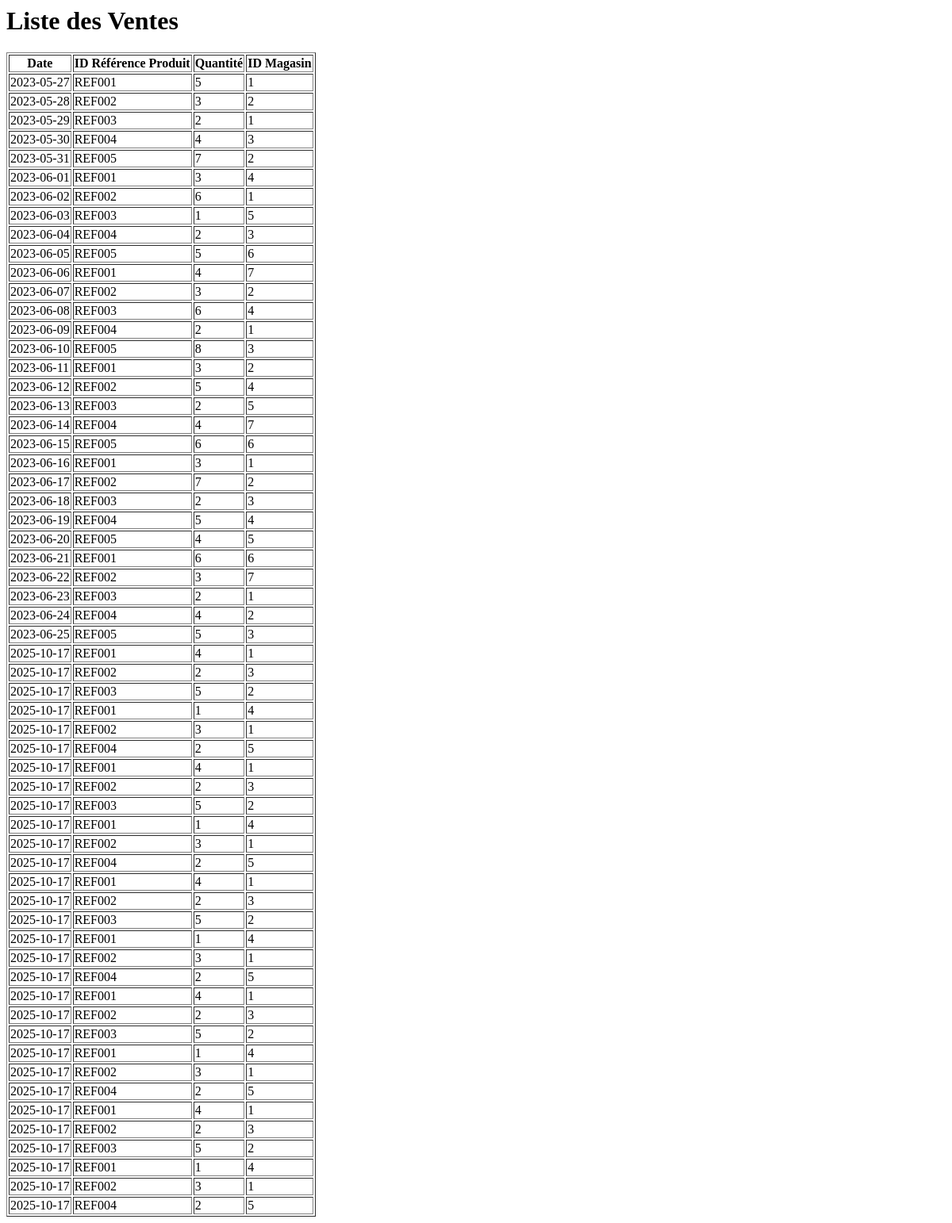
The page /ventes on the database as committed earlier.
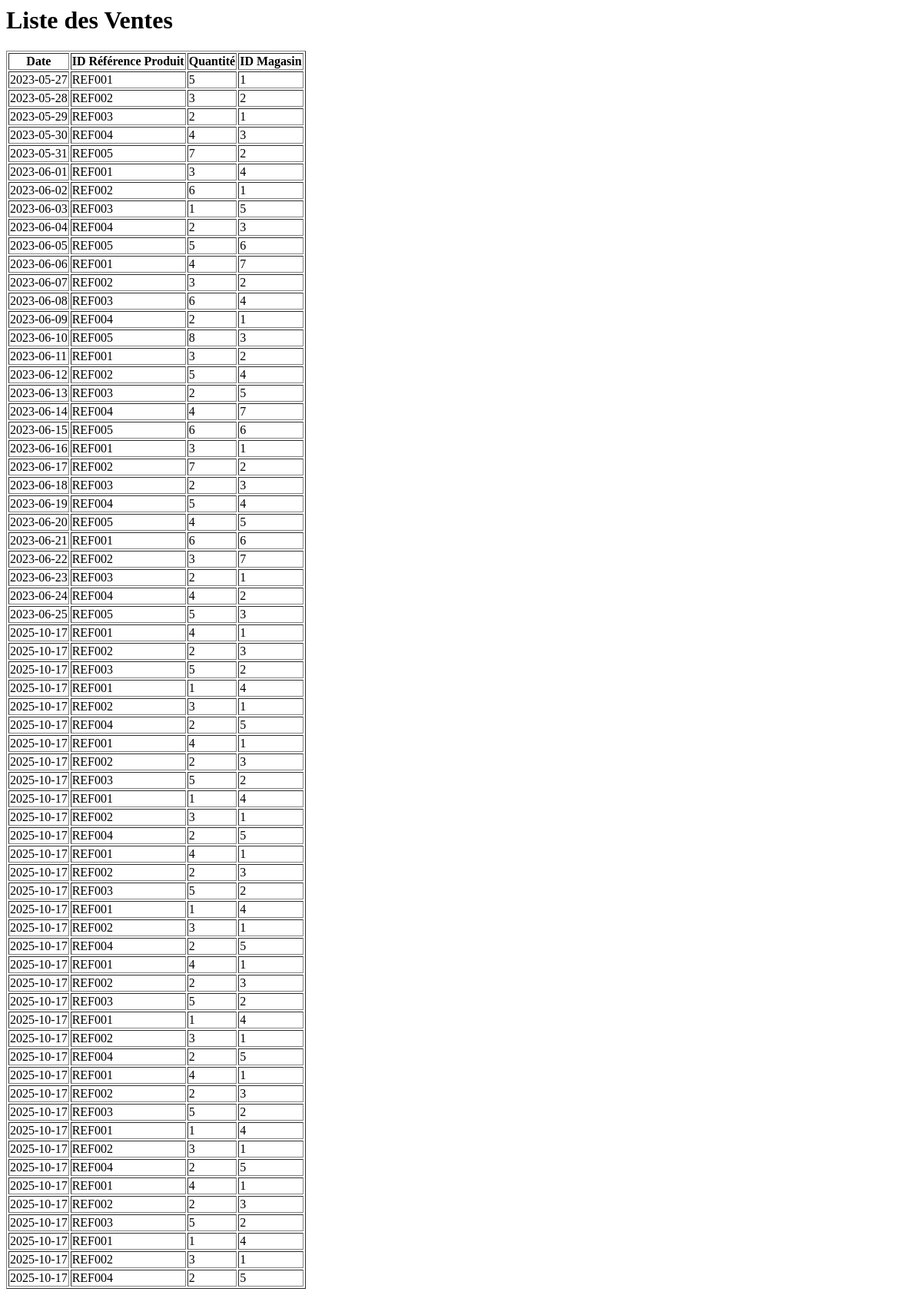
The same page on the database as committed later.
### tables this page shows
CREATE TABLE ventes (
    id INTEGER PRIMARY KEY AUTOINCREMENT,
    ID_produit TEXT,
    ID_Magasin INTEGER,
    date TEXT,
    quantite INTEGER,
    total_price REAL
);

### main.py (the view)
@app.route("/ventes")
def ventes():
    conn = get_db_connection()
    if conn:
        ventes = conn.execute("SELECT * FROM ventes").fetchall()
        conn.close()
        return render_template("ventes.html", ventes=ventes)
    return "Erreur de connexion à la base de données", 500

### main.py (called while the page is built)
def get_db_connection():
    try:
        conn = sqlite3.connect(DB_PATH)
        conn.row_factory = sqlite3.Row
        return conn
    except sqlite3.Error as e:
        app.logger.error(f"Erreur de connexion à la base de données : {e}")
        return None

### templates/ventes.html
<h1>Liste des Ventes</h1>
<table border="1">
  <tr>
    <th>Date</th>
    <th>ID Référence Produit</th>
    <th>Quantité</th>
    <th>ID Magasin</th>
  </tr>
  {% for vente in ventes %}
  <tr>
    <td>{{ vente["Date"] }}</td>
    <td>{{ vente["ID_produit"] }}</td>
    <td>{{ vente["Quantite"] }}</td>
    <td>{{ vente["ID_Magasin"] }}</td>
  </tr>
  {% endfor %}
</table>

Rows that differ between the two databases and show on the page:
added ventes: Date "2025-10-17", ID_produit "REF001", Quantite "4", ID_Magasin "1"
added ventes: Date "2025-10-17", ID_produit "REF002", Quantite "2", ID_Magasin "3"
added ventes: Date "2025-10-17", ID_produit "REF003", Quantite "5", ID_Magasin "2"
added ventes: Date "2025-10-17", ID_produit "REF001", Quantite "1", ID_Magasin "4"
added ventes: Date "2025-10-17", ID_produit "REF002", Quantite "3", ID_Magasin "1"
added ventes: Date "2025-10-17", ID_produit "REF004", Quantite "2", ID_Magasin "5"
